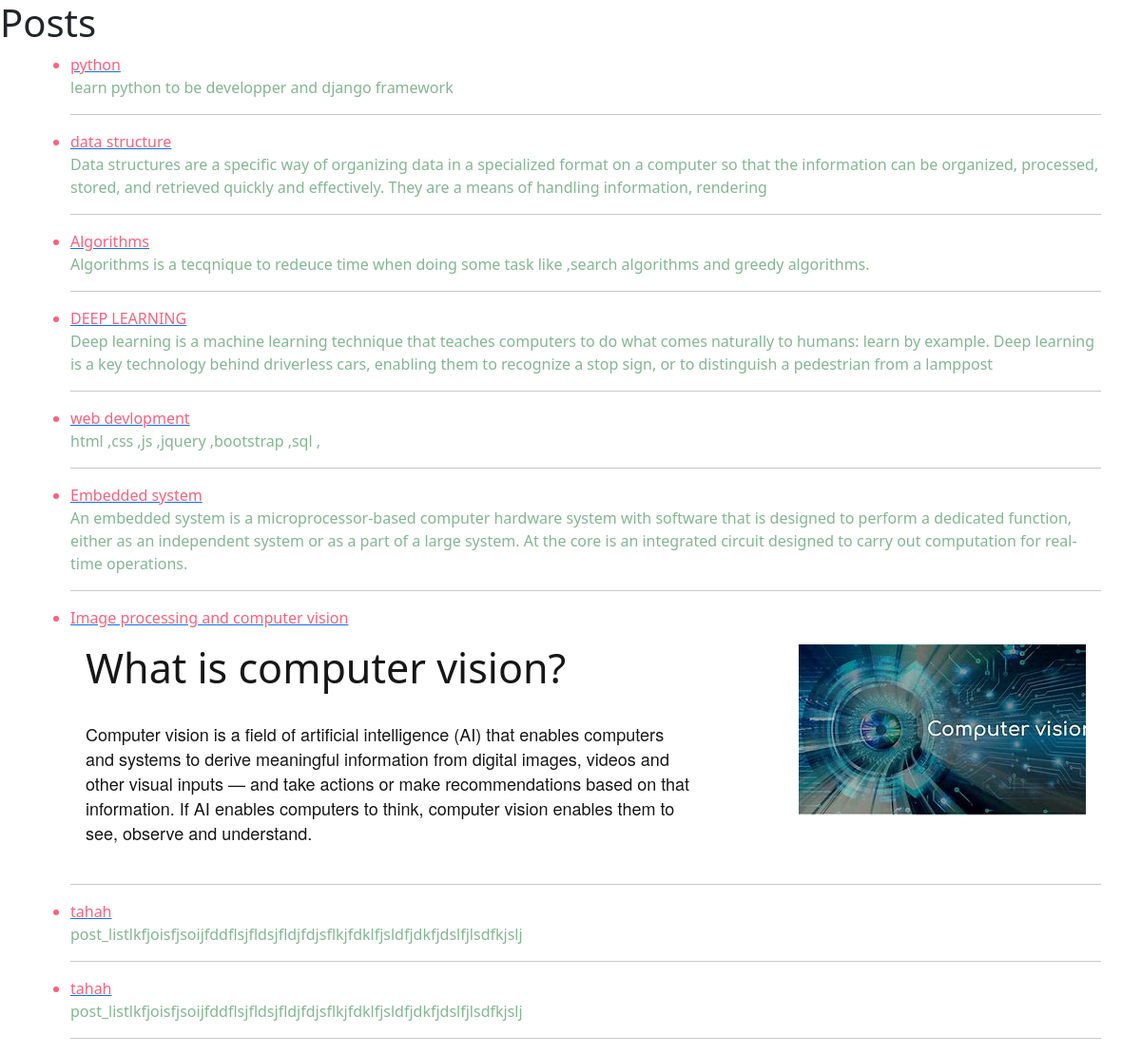
The app's page /posts/, older data.
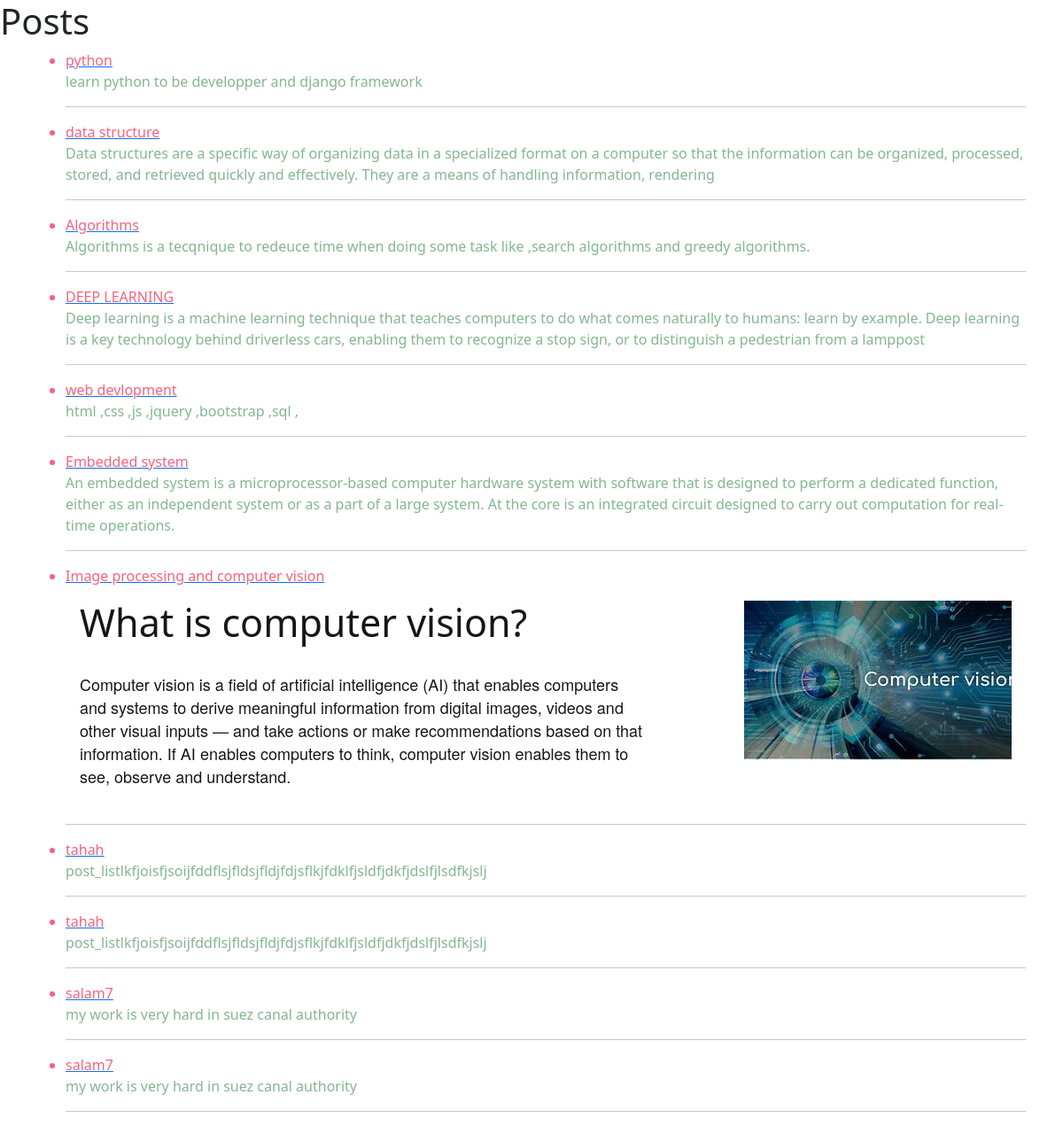
The same page, newer data.
### posts/models.py (models this page shows)
class Post(models.Model):
    author =models.ForeignKey(User, related_name='post_author'  ,  on_delete=models.CASCADE)
    title = models.CharField( max_length=50)
    content=models.TextField(max_length=20000)
    draft =models.BooleanField(default=True)
    public_date_time = models.DateTimeField(auto_now_add=True)
    image = models.ImageField(upload_to='post')
    tags = TaggableManager()
    category = models.ForeignKey("Category", related_name="post_category", on_delete=models.CASCADE,null=True)
    def __str__(self):
        return self.title

### posts/views.py (the view)
# urls.py: path('posts/',post_list ,name='post-list' ),
def post_list(request):
    data = Post.objects.all()
    context ={"post_list":data}
    return render(request ,'posts/post_list.html',context)

### posts/templates/posts/post_list.html (shortened to what this page needs)
<!doctype html>
<html lang="en">
  <head>
    <link href="https://cdn.jsdelivr.net/npm/bootstrap@5.3.2/dist/css/bootstrap.min.css" rel="stylesheet">
  </head>
  <body>
    <h1>Posts</h1>
    <div class="container">
        <ul>
            {% for post in post_list %}
            <a href="/posts/{{post.id}}"><li style ='color: #F9627D;' >  {{post}} </li> </a>
            <p style ='color: #83B692;'>  {{post.content|safe}} </p>
            <hr>
            {% endfor %}
        </ul>
    </div>
  </body>
</html>

Row changes from the older to the newer data that the page shows:
added Post: title "salam7", content "my work is very hard in suez canal authority"
added Post: title "salam7", content "my work is very hard in suez canal authority"
